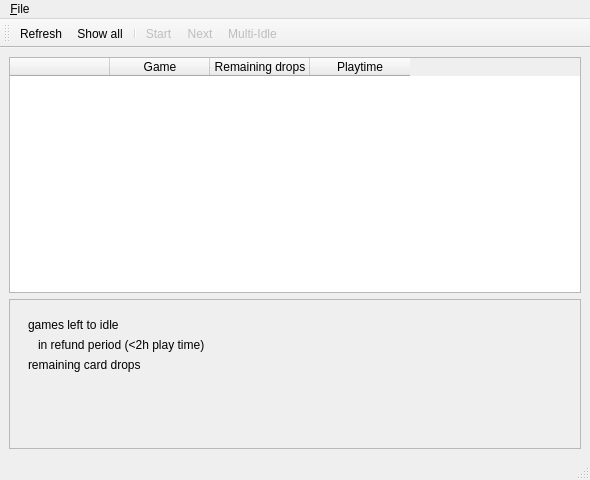
<?xml version="1.0" encoding="UTF-8"?>
<ui version="4.0">
 <class>MainWindow</class>
 <widget class="QMainWindow" name="MainWindow">
  <property name="geometry">
   <rect>
    <x>0</x>
    <y>0</y>
    <width>590</width>
    <height>480</height>
   </rect>
  </property>
  <property name="windowTitle">
   <string>MainWindow</string>
  </property>
  <widget class="QWidget" name="centralWidget">
   <layout class="QVBoxLayout" name="verticalLayout">
    <item>
     <widget class="QTableWidget" name="tableWidgetGames">
      <property name="editTriggers">
       <set>QAbstractItemView::NoEditTriggers</set>
      </property>
      <property name="selectionMode">
       <enum>QAbstractItemView::SingleSelection</enum>
      </property>
      <property name="selectionBehavior">
       <enum>QAbstractItemView::SelectRows</enum>
      </property>
      <property name="sortingEnabled">
       <bool>true</bool>
      </property>
      <attribute name="horizontalHeaderMinimumSectionSize">
       <number>1</number>
      </attribute>
      <attribute name="horizontalHeaderShowSortIndicator" stdset="0">
       <bool>true</bool>
      </attribute>
      <attribute name="verticalHeaderVisible">
       <bool>false</bool>
      </attribute>
      <column>
       <property name="text">
        <string notr="true"/>
       </property>
      </column>
      <column>
       <property name="text">
        <string>Game</string>
       </property>
      </column>
      <column>
       <property name="text">
        <string>Remaining drops</string>
       </property>
      </column>
      <column>
       <property name="text">
        <string>Playtime</string>
       </property>
      </column>
     </widget>
    </item>
    <item>
     <widget class="QFrame" name="frame">
      <property name="maximumSize">
       <size>
        <width>16777215</width>
        <height>150</height>
       </size>
      </property>
      <property name="frameShape">
       <enum>QFrame::StyledPanel</enum>
      </property>
      <property name="frameShadow">
       <enum>QFrame::Raised</enum>
      </property>
      <layout class="QHBoxLayout" name="horizontalLayout">
       <item>
        <widget class="QWidget" name="widgetLeft" native="true">
         <layout class="QVBoxLayout" name="verticalLayout_2">
          <item>
           <widget class="QLabel" name="labelTotalGamesToIdle">
            <property name="text">
             <string>games left to idle</string>
            </property>
           </widget>
          </item>
          <item>
           <widget class="QLabel" name="labelTotalGamesInRefund">
            <property name="text">
             <string>in refund period (&lt;2h play time)</string>
            </property>
            <property name="indent">
             <number>10</number>
            </property>
           </widget>
          </item>
          <item>
           <widget class="QLabel" name="labelTotalRemainingDrops">
            <property name="text">
             <string>remaining card drops</string>
            </property>
           </widget>
          </item>
          <item>
           <spacer name="verticalSpacer">
            <property name="orientation">
             <enum>Qt::Vertical</enum>
            </property>
            <property name="sizeHint" stdset="0">
             <size>
              <width>20</width>
              <height>40</height>
             </size>
            </property>
           </spacer>
          </item>
         </layout>
        </widget>
       </item>
       <item>
        <spacer name="horizontalSpacer">
         <property name="orientation">
          <enum>Qt::Horizontal</enum>
         </property>
         <property name="sizeHint" stdset="0">
          <size>
           <width>48</width>
           <height>20</height>
          </size>
         </property>
        </spacer>
       </item>
       <item>
        <widget class="QLabel" name="labelHeaderImage">
         <property name="minimumSize">
          <size>
           <width>292</width>
           <height>136</height>
          </size>
         </property>
         <property name="baseSize">
          <size>
           <width>292</width>
           <height>136</height>
          </size>
         </property>
         <property name="text">
          <string notr="true"/>
         </property>
        </widget>
       </item>
      </layout>
     </widget>
    </item>
   </layout>
  </widget>
  <widget class="QMenuBar" name="menuBar">
   <property name="geometry">
    <rect>
     <x>0</x>
     <y>0</y>
     <width>590</width>
     <height>21</height>
    </rect>
   </property>
   <widget class="QMenu" name="menuFile">
    <property name="title">
     <string>&amp;File</string>
    </property>
    <addaction name="actionSettings"/>
    <addaction name="separator"/>
    <addaction name="actionQuit"/>
   </widget>
   <addaction name="menuFile"/>
  </widget>
  <widget class="QToolBar" name="toolBar">
   <property name="contextMenuPolicy">
    <enum>Qt::DefaultContextMenu</enum>
   </property>
   <property name="windowTitle">
    <string>Toolbar</string>
   </property>
   <property name="toolButtonStyle">
    <enum>Qt::ToolButtonTextUnderIcon</enum>
   </property>
   <attribute name="toolBarArea">
    <enum>TopToolBarArea</enum>
   </attribute>
   <attribute name="toolBarBreak">
    <bool>false</bool>
   </attribute>
   <addaction name="actionRefresh"/>
   <addaction name="actionShowAll"/>
   <addaction name="separator"/>
   <addaction name="actionStartStop"/>
   <addaction name="actionNext"/>
   <addaction name="actionMultiIdle"/>
  </widget>
  <widget class="QStatusBar" name="statusBar"/>
  <action name="actionQuit">
   <property name="icon">
    <iconset theme="application-exit">
     <normaloff/>
    </iconset>
   </property>
   <property name="text">
    <string>&amp;Quit</string>
   </property>
  </action>
  <action name="actionSettings">
   <property name="icon">
    <iconset theme="preferences-other">
     <normaloff/>
    </iconset>
   </property>
   <property name="text">
    <string>&amp;Settings</string>
   </property>
  </action>
  <action name="actionRefresh">
   <property name="icon">
    <iconset theme="view-refresh">
     <normaloff/>
    </iconset>
   </property>
   <property name="text">
    <string>Refresh</string>
   </property>
   <property name="toolTip">
    <string>Refresh/update the list of games, cards and playtime</string>
   </property>
   <property name="shortcut">
    <string>F5</string>
   </property>
  </action>
  <action name="actionStartStop">
   <property name="enabled">
    <bool>false</bool>
   </property>
   <property name="icon">
    <iconset theme="media-playback-start">
     <normaloff/>
    </iconset>
   </property>
   <property name="text">
    <string>&amp;Start</string>
   </property>
   <property name="toolTip">
    <string>Start ideling</string>
   </property>
  </action>
  <action name="actionNext">
   <property name="enabled">
    <bool>false</bool>
   </property>
   <property name="icon">
    <iconset theme="media-skip-forward">
     <normaloff/>
    </iconset>
   </property>
   <property name="text">
    <string>&amp;Next</string>
   </property>
   <property name="toolTip">
    <string>Idle next game</string>
   </property>
  </action>
  <action name="actionShowAll">
   <property name="checkable">
    <bool>true</bool>
   </property>
   <property name="icon">
    <iconset theme="folder-open">
     <normaloff/>
    </iconset>
   </property>
   <property name="text">
    <string>Show all</string>
   </property>
   <property name="toolTip">
    <string>Show all apps (with and without remaining drops)</string>
   </property>
  </action>
  <action name="actionMultiIdle">
   <property name="checkable">
    <bool>true</bool>
   </property>
   <property name="enabled">
    <bool>false</bool>
   </property>
   <property name="icon">
    <iconset theme="utilities-terminal">
     <normaloff/>
    </iconset>
   </property>
   <property name="text">
    <string>Multi-Idle</string>
   </property>
   <property name="toolTip">
    <string>Idle all games with less than 2 hour playtime in parallel first</string>
   </property>
  </action>
 </widget>
 <resources/>
 <connections/>
</ui>
